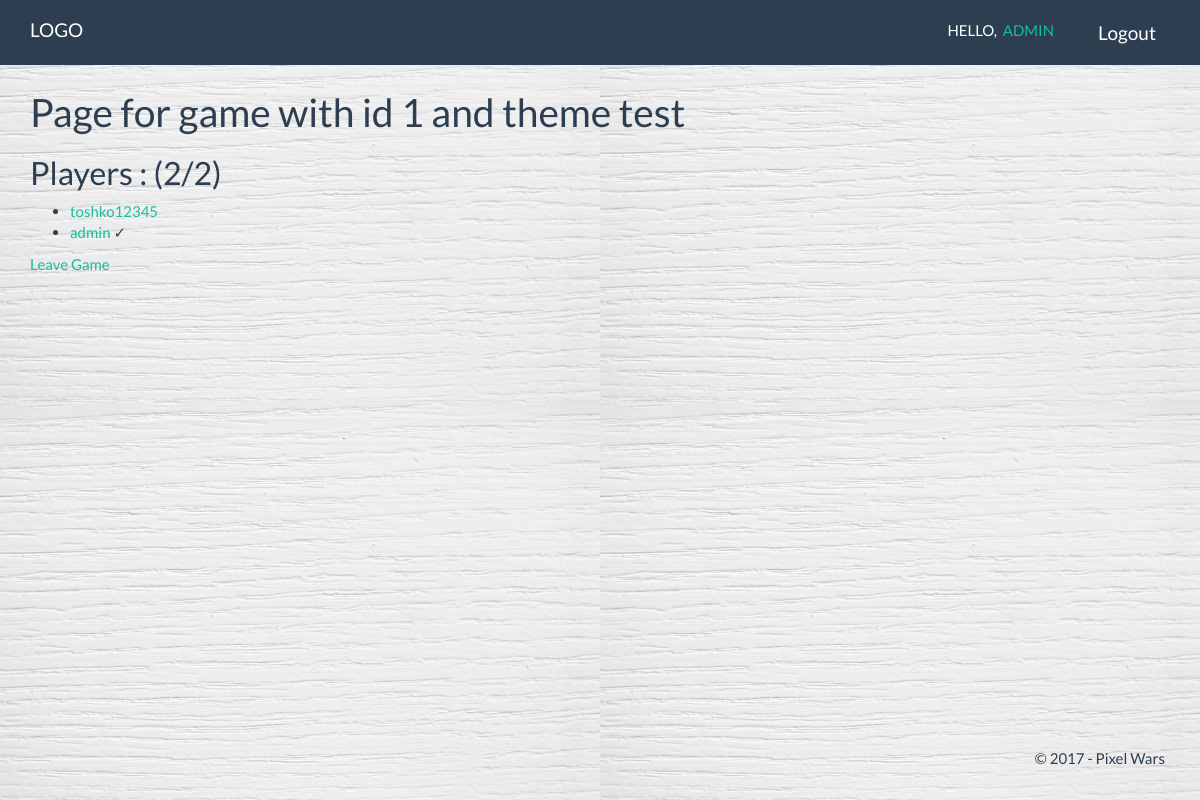
The app's page /pixelwars/standart/1/ (signed in) with its own data.
### pixelwars/models.py (models this page shows, shortened)
class Game(models.Model):
    theme = models.CharField(max_length=100, null=True)
    active = models.BooleanField(default=True)
    drawing1 = models.ImageField(null=True, upload_to="gallery/")
    drawing2 = models.ImageField(null=True, upload_to="gallery/"    )
    player1 = models.ForeignKey(Player, null=True, related_name="player1")
    player2 = models.ForeignKey(Player, null=True, related_name="player2")
    judgeable = models.BooleanField(default=False)

class Player(models.Model):
    user = models.OneToOneField(User, null=True, unique=True)
    name = models.CharField(max_length=250, null=True)
    wins = models.IntegerField(default=0)
    hasDrawed = models.BooleanField(default=False)

### pixelwars/views.py (the view)
# urls.py: url(r'standart/(?P<id>\d+)/$', views.readstandart, name='readstandart'),
def readstandart(request, id):
    game = get_object_or_404(Game, id=id)
    players = []
    if (game.player1 != None):
        players.append(game.player1)
    if (game.player2 != None):
        players.append(game.player2)
    canPlay = False
    canJoin = False
    canLeave = False
    currentPlayer = Player.objects.get(user=request.user)
    if (currentPlayer in players):
        canLeave = True
    playerCount = len(players)
    if (currentPlayer in players and not currentPlayer.hasDrawed):
        canPlay = True
    if (not currentPlayer in players and notActiveGameOrNoGame(currentPlayer)):
        canJoin = True
    context = {
        'canJoin': canJoin,
        'canPlay': canPlay,
        'currentPlayer': currentPlayer,
        'playerCount': playerCount,
        'canLeave': canLeave,
        'players': players,
        'game': game,
    }
    return render(request, 'pixelwars/standart/read.html', context)

### pixelwars/templates/pixelwars/standart/read.html (shortened to what this page needs)
{% extends 'pixelwars/base.html' %}
{% block main %}
    <div class="container">
        <h1>Page for game with id {{ game.id }} and theme {{ game.theme }}</h1>
        <h2>Players : ({{ playerCount }}/2)</h2>
        <ul>
            {% if players %}
                {% for player in players %}
                    <li><a href="{% url 'pixelwars:viewUser' player.user.id %}">{{ player.name }} </a>
                        {% if player.hasDrawed %}&#10003;{% endif %}</li>
                {% endfor %}
            {% else %}
                <div>No players. :(</div>
            {% endif %}
        </ul>
        {% if canLeave %}
            <a href="{% url 'pixelwars:leaveGame' game.id %}">Leave Game</a>
        {% endif %}
    </div>
{% endblock %}

### pixelwars/templates/pixelwars/base.html (shortened to what this page needs)
{% load staticfiles %}
<!DOCTYPE html>
<html lang="en">
<head>
    <link rel="stylesheet" href="{% static 'pixelwars/canvasshit/styles.css' %}">
    <link rel="stylesheet" href="{% static 'pixelwars/css/style.css' %}">
    <link rel="stylesheet" href="{% static 'pixelwars/css/flipclock.css' %}">
</head>
<body>
<header>
    <div class="navbar navbar-default navbar-fixed-top text-uppercase">
        <div class="container">
            <div class="navbar-header">
                <a href="{% url 'pixelwars:index' %}" class="navbar-brand">LOGO</a>
            </div>
            <div class="navbar-collapse collapse">
                <ul class="nav navbar-nav navbar-right">
                    {% if user.is_authenticated %}
                        <li><span class="navbar-text">Hello, &nbsp;<a href="{% url 'pixelwars:viewUser' user.id %}">{{ user.get_username }}</a></span></li>
                        <li><form action="{% url 'pixelwars:logout' %}"><button class="btn btn-primary btn-lg" type="submit">Logout</button></form></li>
                    {% else %}
                        <li><button type="button" class="btn btn-primary btn-lg" data-toggle="modal" data-target="#myModal">Login</button></li>
                        <li><button type="button" class="btn btn-primary btn-lg" data-toggle="modal" data-target="#exampleModal">Register</button></li>
                    {% endif %}
                </ul>
            </div>
        </div>
    </div>
</header>
<main>
{% block main %}
{% endblock %}
</main>
    <footer class="necukaem navbar-fixed-bottom">
        <div class="container modal-footer">
            <p>&copy; 2017 - Pixel Wars</p>
        </div>
    </footer>
</body>
</html>

### records on screen
Game: id "1", theme "test"
Player: name "toshko12345"
Player: name "admin"

### other values on screen
{{ user.get_username }} "ADMIN"
{{ playerCount }} "2"
